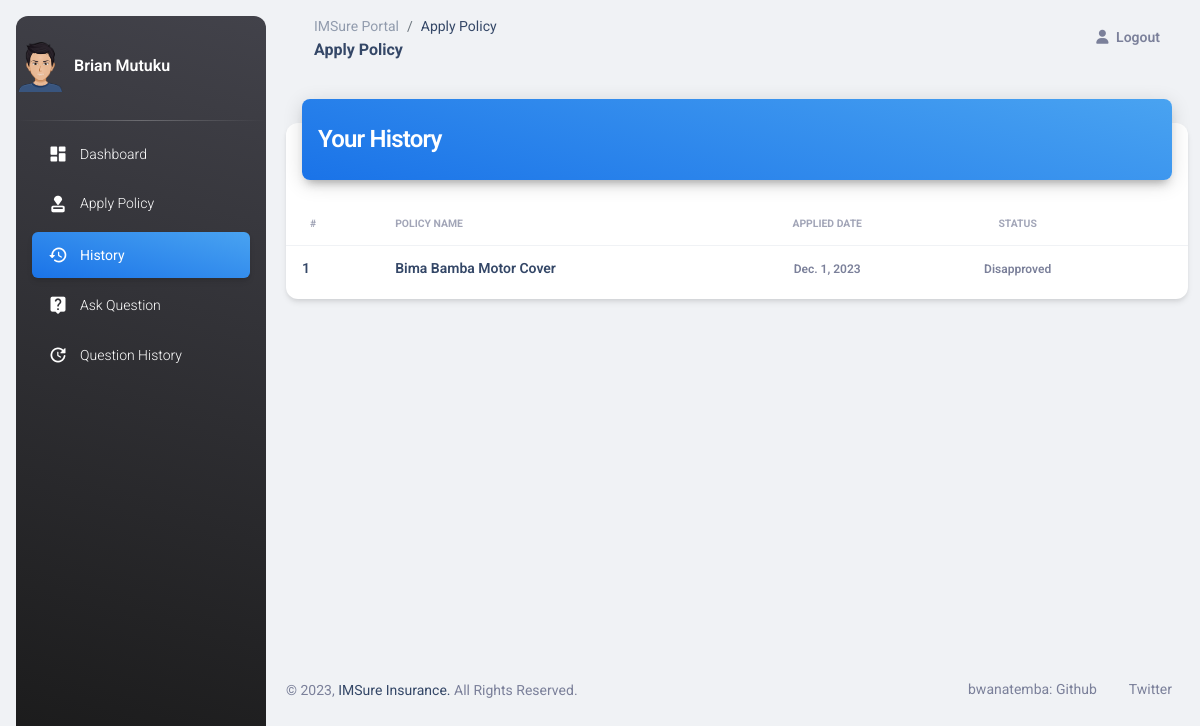
The page /customer/history (signed in) on the database its author committed.
### customer/models.py (models this page shows, shortened)
class Customer(models.Model):
    user = models.OneToOneField(User, on_delete=models.CASCADE)
    profile_pic = models.ImageField(upload_to='profile_pic/Customer/', null=True, blank=True)
    address = models.CharField(max_length=40)
    mobile = models.CharField(max_length=20, null=False)

### insurancemanagement/models.py (models this page shows, shortened)
class PolicyRecord(models.Model):
    customer = models.ForeignKey(Customer, on_delete=models.CASCADE)
    policy = models.ForeignKey(Policy, on_delete=models.CASCADE)
    status = models.CharField(max_length=100, default='Pending')
    creation_date = models.DateField(auto_now=True)

class Policy(models.Model):
    category = models.ForeignKey('Category', on_delete=models.CASCADE)
    policy_name = models.CharField(max_length=200)
    sum_assurance = models.PositiveIntegerField()
    premium = models.PositiveIntegerField()
    tenure = models.PositiveIntegerField()
    creation_date = models.DateField(auto_now=True)
    def __str__(self):
        return self.policy_name

### customer/views.py (the view)
# urls.py: path('history', views.history_view, name='history'),
def history_view(request):
    customer = get_object_or_404(models.Customer, user_id=request.user.id)
    policies = CMODEL.PolicyRecord.objects.all().filter(customer=customer)
    return render(request, 'customer/history.html', {'policies': policies, 'customer': customer})

### insurancemanagement/templates/customer/history.html (shortened to what this page needs)
<!DOCTYPE html>
{% load static %}
<html lang="en">
<head>
  <link href="{% static 'dashboard/css/nucleo-icons.css' %}" rel="stylesheet" />
  <link href="{% static 'dashboard/css/nucleo-svg.css' %}" rel="stylesheet" />
  <link id="pagestyle" href="{% static 'dashboard/css/material-dashboard.css' %}" rel="stylesheet" />
</head>
<body class="g-sidenav-show  bg-gray-200">
  <aside class="sidenav navbar navbar-vertical navbar-expand-xs border-0 border-radius-xl my-3 fixed-start ms-3   bg-gradient-dark" id="sidenav-main">
    <br><div class="sidenav-header">
        <img src="{% static customer.profile_pic.url %}" width="50" height="50" alt="main_logo">
        <span class="ms-1 font-weight-bold text-white">{{request.user.first_name}} {{request.user.last_name}}</span>
    </div>
    <hr class="horizontal light mt-0 mb-2">
    <div class="collapse navbar-collapse  w-auto " id="sidenav-collapse-main">
      <ul class="navbar-nav">
        <li class="nav-item">
          <a class="nav-link text-white" href="/customer/customer-dashboard">
            <div class="text-white text-center me-2 d-flex align-items-center justify-content-center">
              <i class="material-icons opacity-10">dashboard</i>
            </div>
            <span class="nav-link-text ms-1">Dashboard</span>
          </a>
        </li>
        <li class="nav-item">
          <a class="nav-link text-white" href="/customer/apply-policy">
            <div class="text-white text-center me-2 d-flex align-items-center justify-content-center">
              <i class="material-icons opacity-10">approval</i>
            </div>
            <span class="nav-link-text ms-1">Apply Policy</span>
          </a>
        </li>
        <li class="nav-item">
          <a class="nav-link text-white active bg-gradient-info" href="/customer/history">
            <div class="text-white text-center me-2 d-flex align-items-center justify-content-center">
              <i class="material-icons opacity-10">history</i>
            </div>
            <span class="nav-link-text ms-1">History</span>
          </a>
        </li>
        <li class="nav-item">
          <a class="nav-link text-white " href="/customer/ask-question">
            <div class="text-white text-center me-2 d-flex align-items-center justify-content-center">
              <i class="material-icons opacity-10">live_help</i>
            </div>
            <span class="nav-link-text ms-1">Ask Question</span>
          </a>
        </li>
        <li class="nav-item">
          <a class="nav-link text-white " href="/customer/question-history">
            <div class="text-white text-center me-2 d-flex align-items-center justify-content-center">
              <i class="material-icons opacity-10">update</i>
            </div>
            <span class="nav-link-text ms-1">Question History</span>
          </a>
        </li>
      </ul>
    </div>
  </aside>
  <main class="main-content position-relative max-height-vh-100 h-100 border-radius-lg ">
    <nav class="navbar navbar-main navbar-expand-lg px-0 mx-4 shadow-none border-radius-xl" id="navbarBlur" data-scroll="true">
      <div class="container-fluid py-1 px-3">
        <nav aria-label="breadcrumb">
          <ol class="breadcrumb bg-transparent mb-0 pb-0 pt-1 px-0 me-sm-6 me-5">
            <li class="breadcrumb-item text-sm"><a class="opacity-5 text-dark" href="javascript:;">IMSure Portal</a></li>
            <li class="breadcrumb-item text-sm text-dark active" aria-current="page">Apply Policy</li>
          </ol>
          <h6 class="font-weight-bolder mb-0">Apply Policy</h6>
        </nav>
        <div class="collapse navbar-collapse mt-sm-0 mt-2 me-md-0 me-sm-4" id="navbar">
          <ul class="navbar-nav  justify-content-end">
            <li class="nav-item d-flex align-items-center">
              <a href="/logout" class="nav-link text-body font-weight-bold px-0">
                <i class="fa fa-user me-sm-1"></i>
                <span class="d-sm-inline d-none">Logout</span>
              </a>
            </li>
          </ul>
        </div>
      </div>
    </nav>
    <div class="container-fluid py-4">
      <div class="row">
        <div class="col-12">
          <div class="card my-4">
            <div class="card-header p-0 position-relative mt-n4 mx-3 z-index-2">
              <div class="bg-gradient-info shadow-dark border-radius-lg pt-4 pb-3">
                <h4 class="text-white text-capitalize ps-3">Your History</h4>
              </div>
            </div>
            <div class="card-body px-0 pb-2">
              <div class="table-responsive p-0">
                <table class="table align-items-center mb-0">
                  <thead>
                    <tr>
                      <th class="text-uppercase text-secondary text-xxs font-weight-bolder opacity-7">#</th>
                      <th class="text-uppercase text-secondary text-xxs font-weight-bolder opacity-7 ps-2">Policy Name</th>
                      <th class="text-center text-uppercase text-secondary text-xxs font-weight-bolder opacity-7">Applied Date</th>
                      <th class="text-center text-uppercase text-secondary text-xxs font-weight-bolder opacity-7">Status</th>
                      <th class="text-secondary opacity-7"></th>
                    </tr>
                  </thead>
                  {% for t in policies %}
                  <tbody>
                    <tr>
                      <td>
                        <div class="d-flex px-2 py-1">
                          <div class="d-flex flex-column justify-content-center">
                            <h6 class="mb-0 text-sm">{{ forloop.counter }}</h6>
                          </div>
                        </div>
                      </td>
                      <td>
                        <h6 class="mb-0 text-sm">{{t.policy}}</h6>
                      </td>
                      <td class="align-middle text-center">
                        <span class="text-secondary text-xs font-weight-bold">{{t.creation_date}}</span>
                      </td>
                      <td class="align-middle text-center">
                        <span class="text-secondary text-xs font-weight-bold">{{t.status}}</span>
                      </td>
                    </tr>
                    {% endfor %}
                  </tbody>
                </table>
              </div>
            </div>
          </div>
        </div>
      </div>
    </div>
      <br><br><br><br><br><br>
      <br><br><br><br><br><br>
      <div class="row mb-4">
      <footer class="footer py-4  ">
        <div class="container-fluid">
          <div class="row align-items-center justify-content-lg-between">
            <div class="col-lg-6 mb-lg-0 mb-4">
              <div class="copyright text-center text-sm text-muted text-lg-start">
                &copy; ,
                <a href="/" target="_blank">IMSure Insurance. </a> All Rights Reserved.
              </div>
            </div>
            <div class="col-lg-6">
              <ul class="nav nav-footer justify-content-center justify-content-lg-end">
                <li class="nav-item">
                  <a href="https://github.com/bwanatemba" class="nav-link text-muted" target="_blank">bwanatemba: Github </a>
                </li>
                <li class="nav-item">
                  <a href="https://twitter.com/bwanatemba" class="nav-link text-muted" target="_blank">Twitter</a>
                </li>
              </ul>
            </div>
          </div>
        </div>
      </footer>
    </div>
  </main>
</body>
</html>

### rows shown on the page
Customer: profile_pic (picture)
PolicyRecord: policy "Bima Bamba Motor Cover", creation_date "Dec. 1, 2023", status "Disapproved"

### other values the page prints
{{ request.user.first_name }} "Brian"
{{ request.user.last_name }} "Mutuku"
